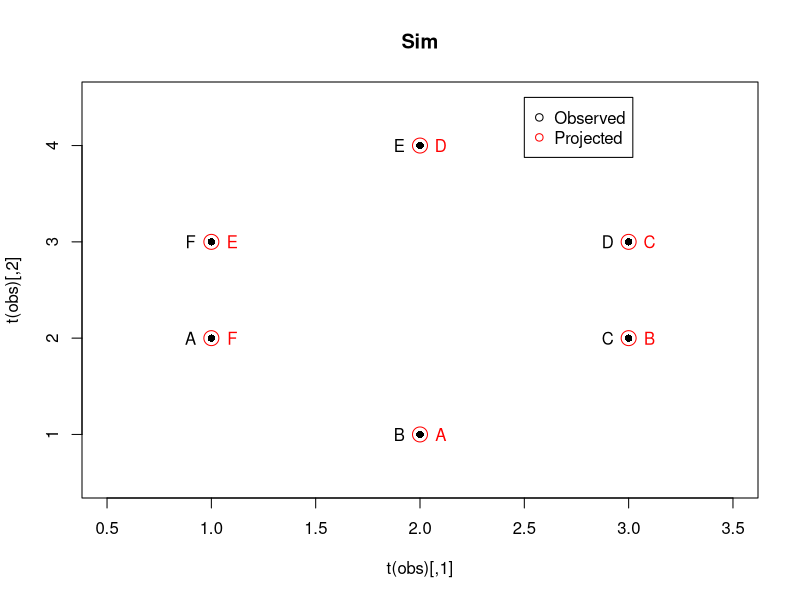
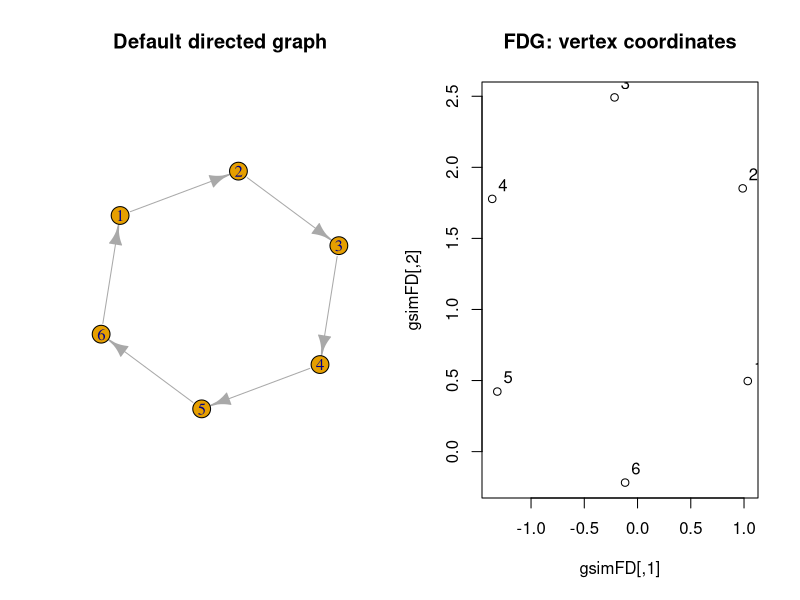

These charts were generated, in order, by the following R code:
## ---- chunk 1
library(igraph)
library(RANN)
## ---- chunk 2
obs = t(cbind(c(1,2,3,3,2,1),c(2,1,2,3,4,3)))
exp = t(cbind(c(2,3,3,2,1,1),c(1,2,3,4,3,2)))
par(mfrow = c(1,1))
plot(t(obs),col = "black",main = "Sim",xlim = c(0.5,3.5),ylim = c(0.5,4.5), pch = 16)
text(t(obs)[,1]-0.1,t(obs)[,2],labels = c("A","B","C","D","E","F"), col = "black")
points(t(exp),col = "red", cex = 2)
text(t(exp)[,1]+0.1,t(exp)[,2],labels = c("A","B","C","D","E","F"), col = "red")
legend(2.5,4.5, legend = c("Observed", "Projected"), pch = c(1,1), col = c("black","red"))
## ---- chunk 3
i = sapply(seq(1:ncol(obs)), function(x) nn2(t(obs[,-x]),t(exp[,x]),k=1)$nn.idx)
d = sapply(seq(1:ncol(obs)), function(x) nn2(t(obs[,-x]),t(exp[,x]),k=1)$nn.dist)
w = 1/(1+d)

#since current observed cell is being excluded when searching for nearest neighbor
#any index >= i will be off by 1. 
for (c in seq(1,length(i))){
  #correcting indices
  if (i[c]>=c){
    i[c] = i[c] + 1
  }
}

el = cbind(seq(1,ncol(obs)),i) #edge list 
gsim = graph_from_edgelist(el,directed =TRUE)
gsimFD = layout_with_fr(gsim)
par(mfrow = c(1,2))
plot(gsim, main = "Default directed graph")
plot(gsimFD, main = "FDG: vertex coordinates")
text(gsimFD+0.1, labels = seq(1:6))
